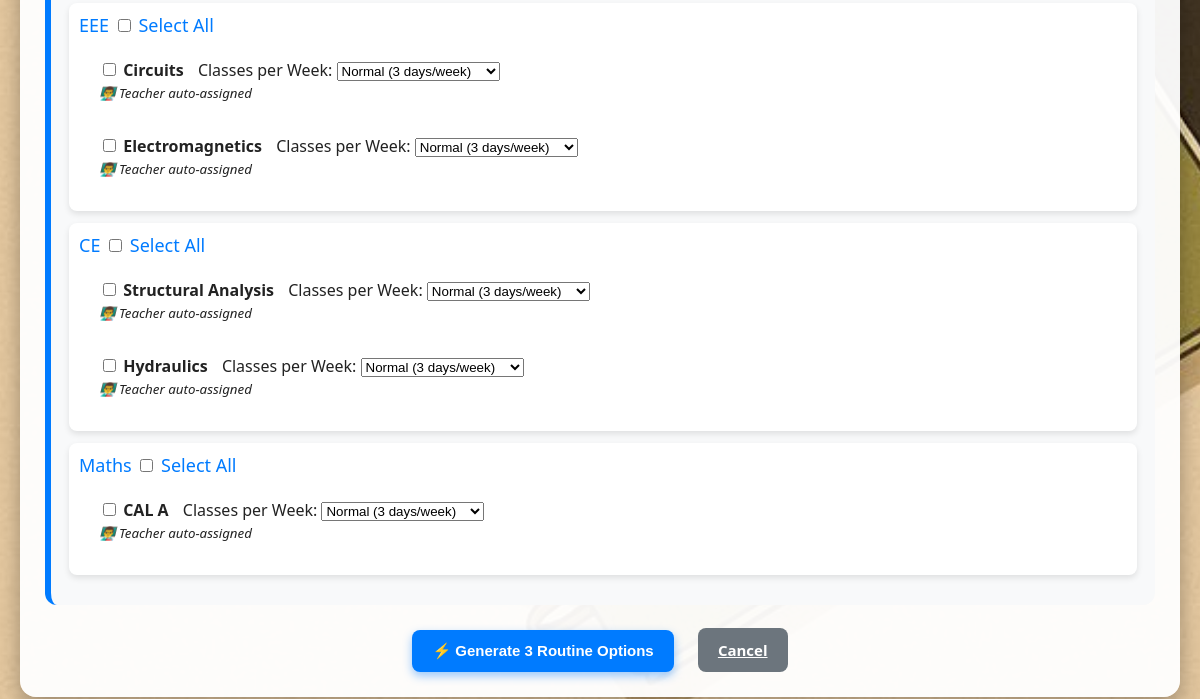
The page /generate_routine/8 (lower part) on the database as committed earlier.
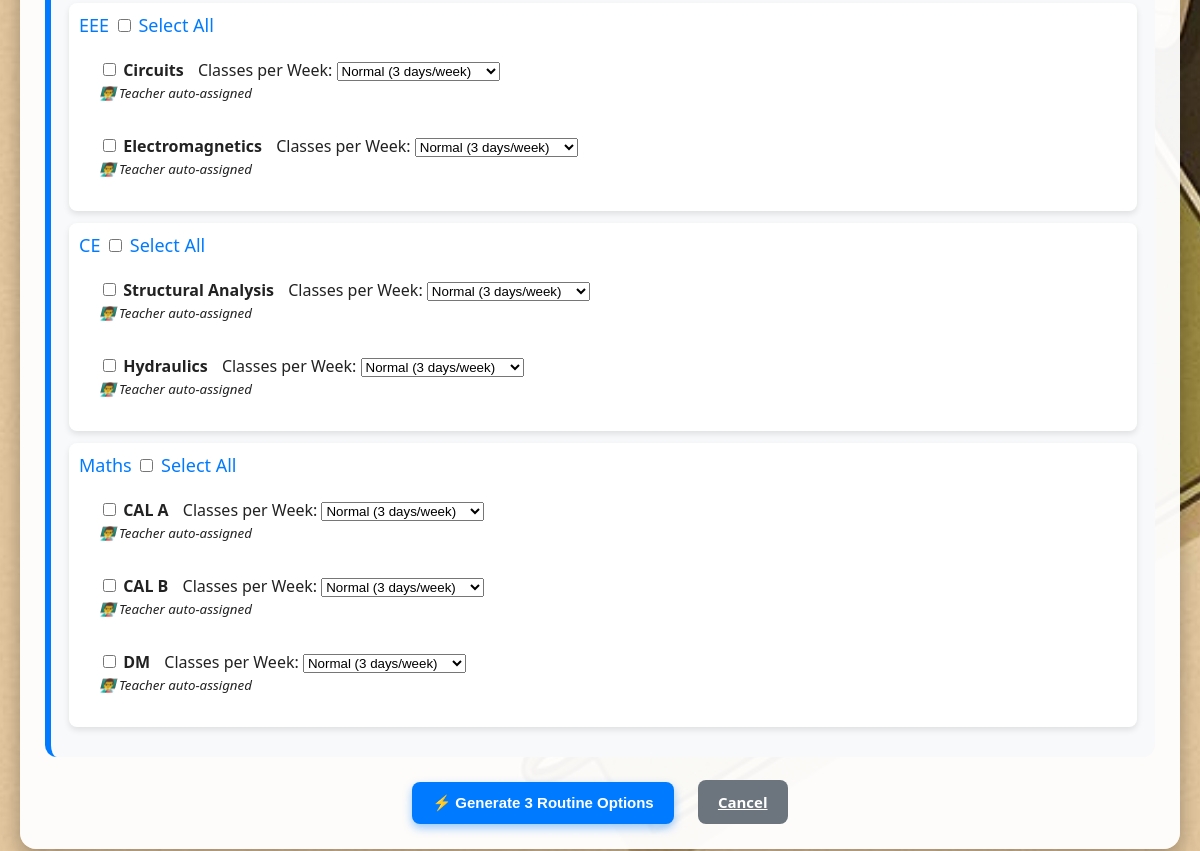
The same page on the database as committed later.
### app.py (models this page shows)
class Department(db.Model):
    __tablename__ = 'department'
    id = db.Column(db.Integer, primary_key=True, autoincrement=True)
    name = db.Column(db.String(100), nullable=False, unique=True)
    teachers = db.relationship('Teacher', backref='department')
    students = db.relationship('Student', backref='department')
    sections = db.relationship('Section', backref='department')
    subjects = db.relationship('Subject', backref='department')
    extra_subjects = db.relationship('ExtraSubject', backref='department')

class Subject(db.Model):
    __tablename__ = 'subject'
    id = db.Column(db.Integer, primary_key=True, autoincrement=True)
    name = db.Column(db.String(100), nullable=False)
    department_id = db.Column(db.Integer, db.ForeignKey('department.id'), nullable=False)
    teacher_id = db.Column(db.Integer, db.ForeignKey('teacher.id'), nullable=True)
    routine_slots = db.relationship('RoutineSlot', back_populates='subject')

### app.py (the view, shortened to what this page needs)
@app.route('/generate_routine/<int:section_id>', methods=['GET', 'POST'])
def generate_routine(section_id):
    dean = Teacher.query.filter_by(is_dean=True).first()
    section = Section.query.get_or_404(section_id)
    subjects = Subject.query.all()
    if request.method == 'GET':
        return render_template(
            'generate_routine.html',
            dean=dean,
            section=section,
            subjects=subjects,
            fixed_subjects=[]
        )

### templates/generate_routine.html (shortened to what this page needs)
<!DOCTYPE html>
<html lang="en">
<head>
</head>
<body>
    <div class="container">
        <form method="POST" action="{{ url_for('generate_routine', section_id=section.id) }}">
            <div class="form-card">
                {% set grouped_subjects = {} %}
                {% for dep, subs in grouped_subjects.items() %}
                    {% if dep != "General" %}
                    <div class="subject-box">
                        <div class="dept-header">
                            {{ dep }}
                            <input type="checkbox" id="select_all_{{ dep }}" onclick="toggleDept('{{ dep }}')">
                            <label for="select_all_{{ dep }}" style="font-weight:normal;">Select All</label>
                        </div>
                        <div style="padding-left:10px;">
                            {% for subject in subs %}
                                <div class="subject-box" style="box-shadow:none;">
                                    <input type="checkbox"
                                           name="subject_ids"
                                           value="{{ subject.id }}"
                                           id="sub{{ subject.id }}"
                                           class="dept-{{ dep }}">
                                    <label for="sub{{ subject.id }}"><strong>{{ subject.name }}</strong></label>
                                    <label style="margin-left:10px;">Classes per Week:</label>
                                    <select name="classes_{{ subject.id }}">
                                        <option value="3">Normal (3 days/week)</option>
                                    </select>
                                    <br>
                                    <small><em>👨‍🏫 Teacher auto-assigned</em></small>
                                </div>
                            {% endfor %}
                        </div>
                    </div>
                    {% endif %}
                {% endfor %}
            </div>
            <div class="btn-area">
                <button type="submit" class="btn btn-primary">⚡ Generate 3 Routine Options</button>
                <a href="{{ url_for('deandashboard', id=dean.id) }}" class="btn btn-secondary">Cancel</a>
            </div>
        </form>
    </div>
</body>
</html>

Rows that differ between the two databases and show on the page:
added Subject: name "CAL B", id "Normal (3 days/week)", shown under Department "Maths"
added Subject: name "DM", id "Normal (3 days/week)", shown under Department "Maths"
